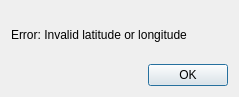
<?xml version="1.0" encoding="UTF-8"?>
<ui version="4.0">
 <class>Dialog</class>
 <widget class="QDialog" name="Dialog">
  <property name="geometry">
   <rect>
    <x>0</x>
    <y>0</y>
    <width>239</width>
    <height>97</height>
   </rect>
  </property>
  <property name="windowTitle">
   <string>Error</string>
  </property>
  <layout class="QGridLayout" name="gridLayout">
   <item row="1" column="1">
    <widget class="QPushButton" name="OKbutton">
     <property name="text">
      <string>OK</string>
     </property>
    </widget>
   </item>
   <item row="1" column="0">
    <spacer name="horizontalSpacer">
     <property name="orientation">
      <enum>Qt::Orientation::Horizontal</enum>
     </property>
     <property name="sizeHint" stdset="0">
      <size>
       <width>40</width>
       <height>20</height>
      </size>
     </property>
    </spacer>
   </item>
   <item row="0" column="0" colspan="2">
    <widget class="QLabel" name="label">
     <property name="text">
      <string>Error: Invalid latitude or longitude</string>
     </property>
    </widget>
   </item>
  </layout>
 </widget>
 <resources/>
 <connections/>
</ui>
